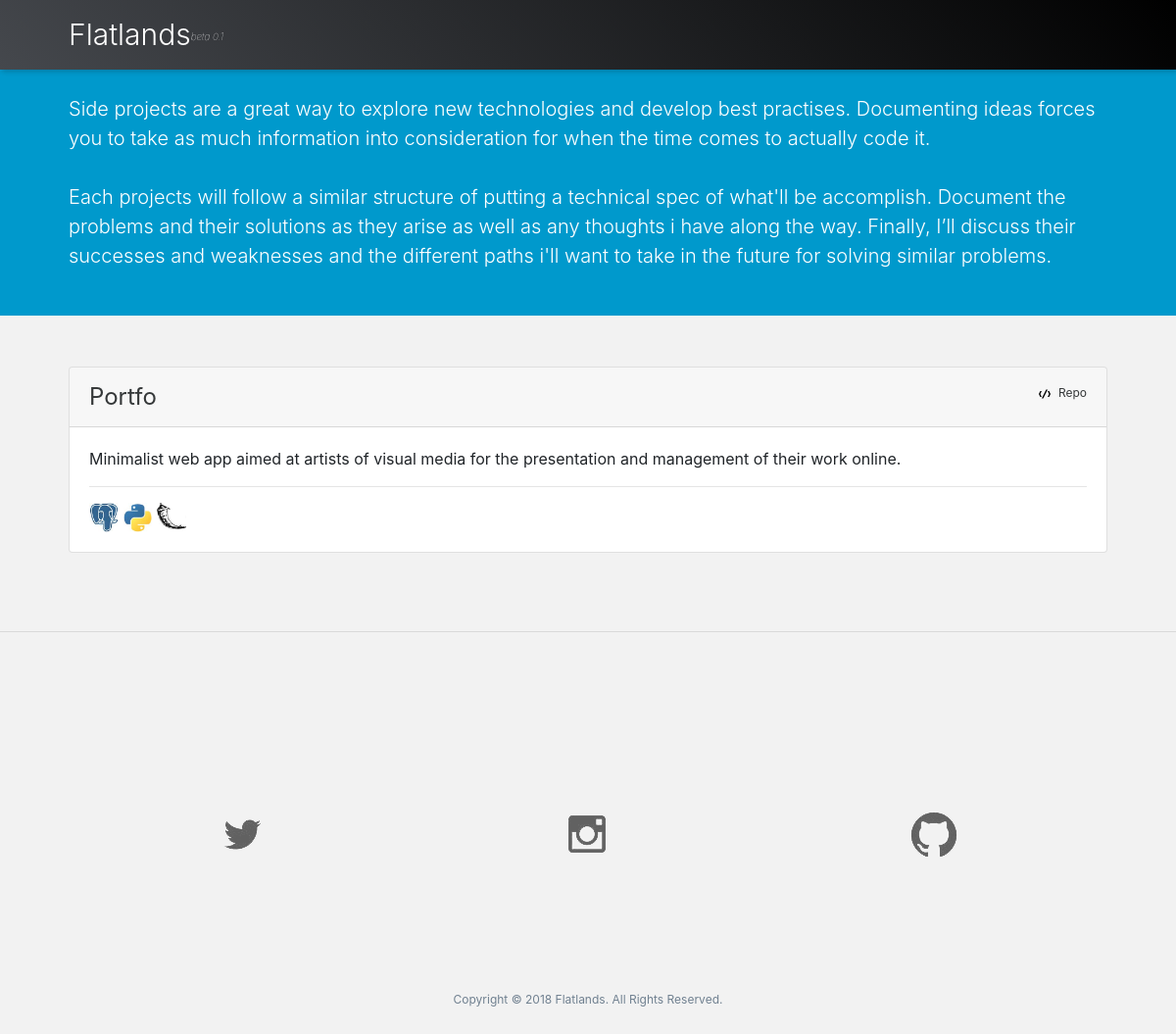
The app's page /projects/, older data.
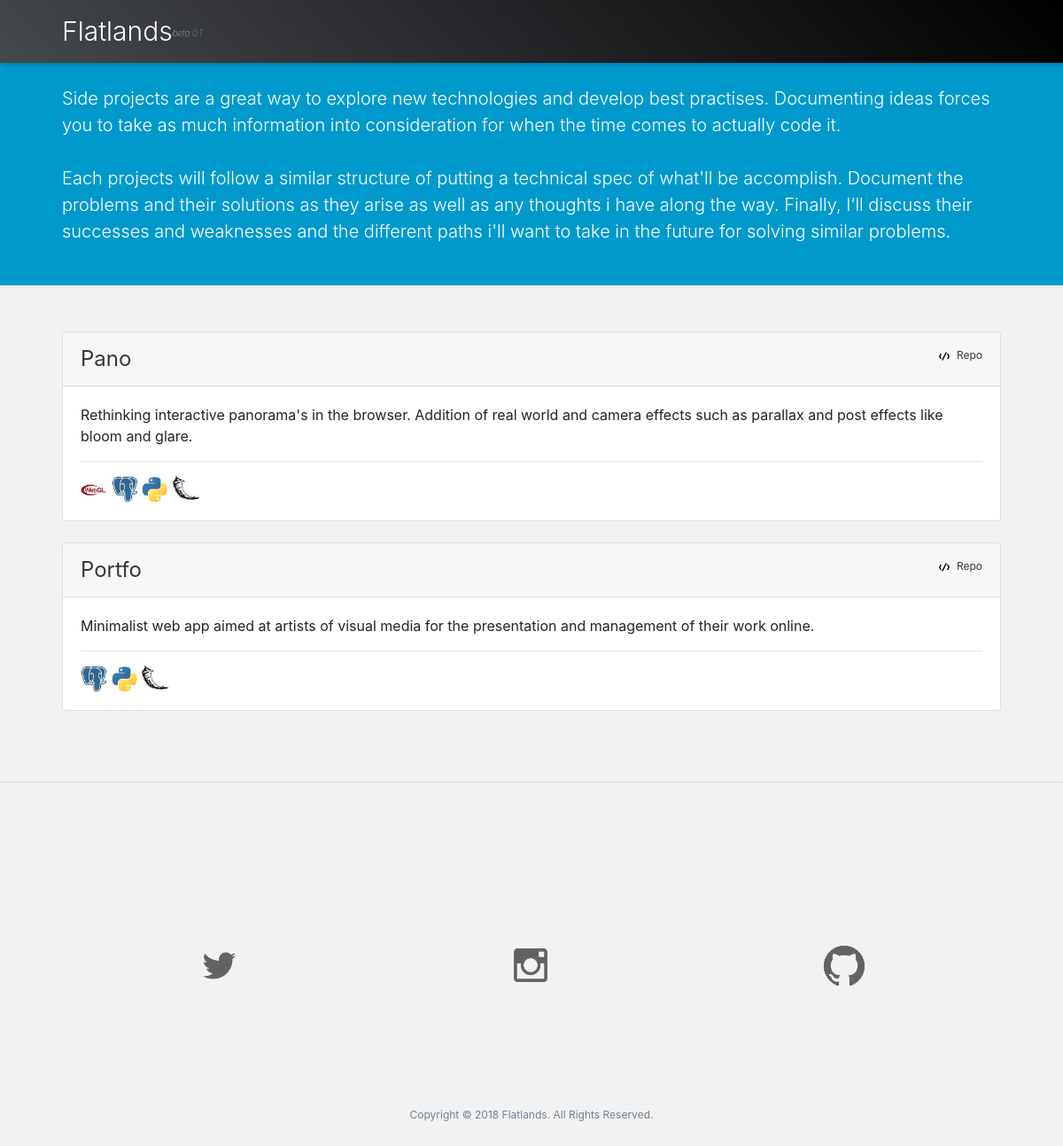
The same page, newer data.
### blog/models.py (models this page shows, shortened)
class Project(models.Model):
    name = models.CharField(max_length=200)
    pub_date = models.DateTimeField('date published')
    strap = models.CharField(max_length=300)
    content = models.CharField(max_length=5000)
    tags = models.ManyToManyField(Tag, blank=True)
    cover_img = models.CharField(max_length=200)
    published = models.BooleanField(default=False)
    repo = models.CharField(max_length=200, null=True, blank=True)

class UsedSoftware(models.Model):
    name = models.CharField(max_length=200)
    small_logo = models.CharField(max_length=200)
    projects = models.ManyToManyField(Project, blank=True)
    website = models.CharField(max_length=200)
    def __str__(self):
        return self.name

### blog/views.py (the view)
# urls.py: path('projects/', views.projects, name='projects'),
def projects(request):
    projects = Project.objects.filter(
        published=True
        ).order_by('-pub_date')
    context = {
        'projects': projects,
        'searchform': SearchForm()
        }
    return render(request, 'blog/projects.html', context)

### blog/templates/blog/projects.html
{% extends "blog/base.html" %} {% load static %} {% block content %}
<div style="background-color: #0099cc;">
        <div class="container content-intro">
                <p style="height:80px"></p>
                <p class="lead" style="font-size: 20px;">
                Side projects are a great way to explore new technologies and develop best practises.
                Documenting ideas forces you to take as much information into consideration for when the time comes to actually code it.
                <br>
                <br>
                Each projects will follow a similar structure of putting a technical spec of what'll be accomplish.
                Document the problems and their solutions as they arise as well as any thoughts i have along the way.
                Finally, I’ll discuss their successes and weaknesses and the different paths i'll want to take in the future for solving similar problems.
        </p>
        </div>
        <p style="height:30px;"></p>
</div>
<div class="container content">
                <p style="height:20px;"></p>
        {% if projects %} {% for project in projects %}
        <div class="card">
                <div class="card-header">
                        <div style="display: flex; flex-direction: row; justify-content: space-between">
                                <div>
                                        <a style="font-size: 24px;" href="/projects/{{ project.id }}/">{{project.name|capfirst}}</a>
                                </div>
                                <div>
                                        <span style="font-size: 12px;">
                                                <img class="iconic-svg-small" src="{% static 'blog/svg/code.svg' %}" alt="code icon">
                                                <a href="{{project.repo}}">Repo</a>
                                        </span>
                                </div>
                        </div>
                </div>
                <div class="card-body">
                        <div>
                                {{project.content|capfirst|truncatewords:50}}
                        </div>
                        <hr>
                        <div>
                                {% for tech in project.usedsoftware_set.all %}
                                <a href="{{tech.website}}">
                                        <img class="tech-icon" src="{% static 'blog/img/'|add:tech.small_logo %}" alt="{{tech}} icon">
                                </a>
                                {% endfor %}
                        </div>
                </div>
        </div>
        <br> {% endfor %} {% else %} No Projects :( {% endif %}
</div>
{% endblock %}

Row changes from the older to the newer data that the page shows:
now on this page (row edited): Project: name "Pano", content "Rethinking interactive panorama's in the browser. Addition of real world and camera effects such as parallax and post effects like bloom and glare.", UsedSoftware (small_logo+name (picture)), UsedSoftware (small_logo+name (picture)), UsedSoftware (small_logo+name (picture))
now on this page (row unchanged): UsedSoftware: small_logo+name (picture), shown under "Pano"
